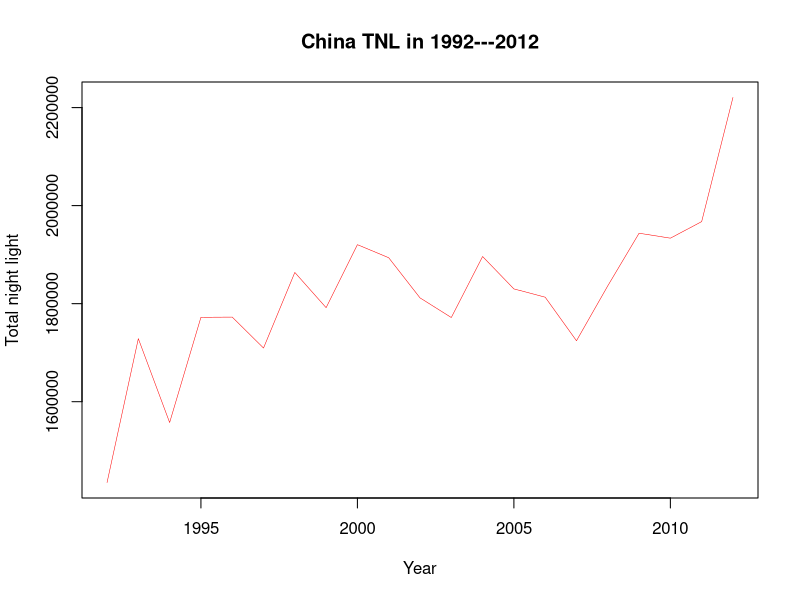

Source code (R):
#7.1
setwd('G:/Sustech/Work/CPER/Assignment/1')
DMSP <- read.csv("DMSP.csv", header = T)
#7.2
China_Light <- DMSP$Light
Year<- DMSP$Year
plot(Year, China_Light, type = 'l',
     col='RED', lwd = 0.5, main = 'China TNL in 1992---2012',
     xlab = "Year",ylab = 'Total night light')

median(China_Light)
mean(China_Light)
range(China_Light)
max(China_Light)
min(China_Light)